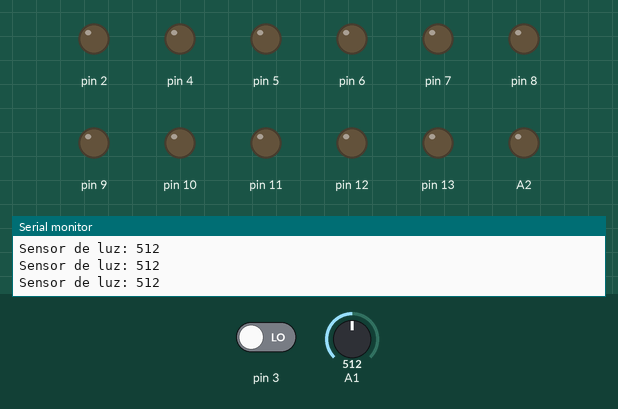
The sketch below on a simulated Arduino Uno, built with avr-gcc and run on an emulated ATmega328P. Shown: output pins drawn as LEDs (lit = HIGH), the last lines printed to the serial monitor. Dashed ring = blinking. Inputs (shaded band) come from the test bench; at power-on: A1 = 512, pin 3 LOW. Random numbers use the default seed unless the sketch sets one.

Above: at 1.2 s.
1.3 s: A1 set to 315
2.8 s: A1 set to 292
At 3.02 s:
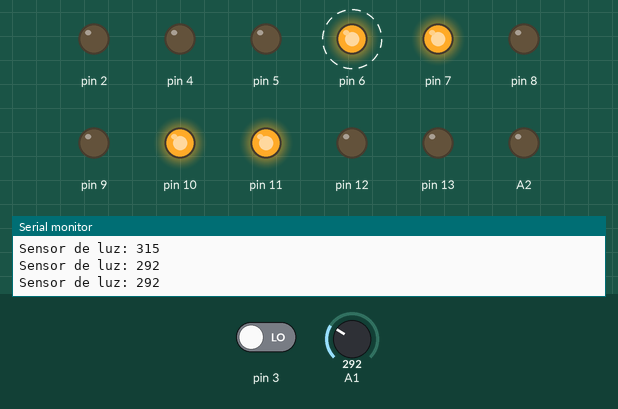
At 6.7 s:
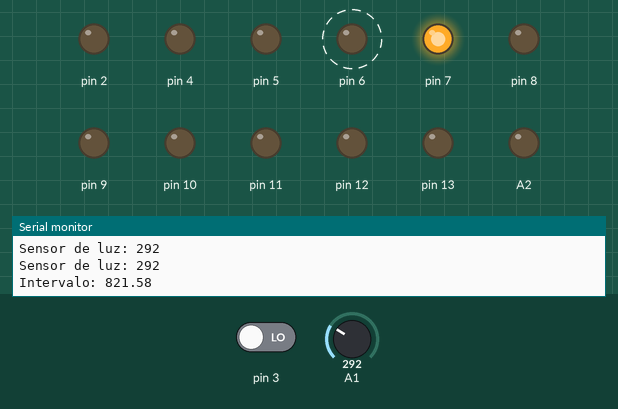
Timing chart, 0 to 34.3 s (numbered marks = the images above; inputs shaded):
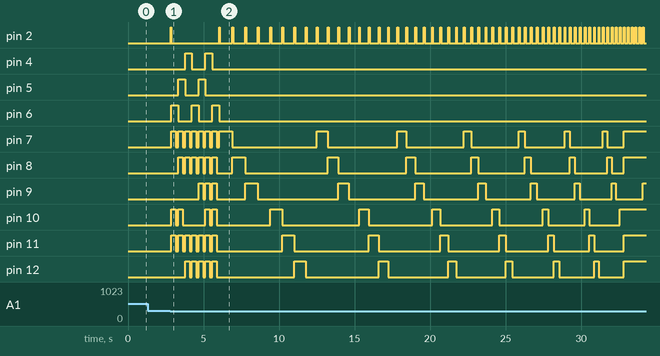

Measured:
- the behaviour switches between 301 and 300 on A1 (found by bisection; images 0 and 1)
- after the input at 2.8 s, pin 4: alternates HIGH for 0.45 s and LOW for 0.90 s, 4 changes in all, then stays LOW, starting after 0.98 s; pin 5: alternates HIGH for 0.45 s and LOW for 0.90 s, 4 changes in all, then stays LOW, starting after 0.53 s

The sketch:

BombaCS2.0.ino
```cpp
void setup()
{
  // put your setup code here, to run once:
  Serial.begin(9600);

  pinMode(2, OUTPUT);
  pinMode(3, INPUT);

  pinMode(4, OUTPUT);
  pinMode(5, OUTPUT);
  pinMode(6, OUTPUT);

  pinMode(7, OUTPUT);
  pinMode(8, OUTPUT);
  pinMode(9, OUTPUT);
  pinMode(10, OUTPUT);
  pinMode(11, OUTPUT);
  pinMode(12, OUTPUT);
  pinMode(13, OUTPUT);

  pinMode(A1, INPUT);
  pinMode(A2, OUTPUT);
}

void segmentoAleatorio()
{
  long randNumber = random(7, 14);

  switch (randNumber)
  {
  case 7:
    digitalWrite(7, HIGH);
    digitalWrite(8, LOW);
    digitalWrite(9, LOW);
    digitalWrite(10, LOW);
    digitalWrite(11, LOW);
    digitalWrite(12, LOW);
    digitalWrite(13, LOW);
    break;
  case 8:
    digitalWrite(7, LOW);
    digitalWrite(8, HIGH);
    digitalWrite(9, LOW);
    digitalWrite(10, LOW);
    digitalWrite(11, LOW);
    digitalWrite(12, LOW);
    digitalWrite(13, LOW);
    break;
  case 9:
    digitalWrite(7, LOW);
    digitalWrite(8, LOW);
    digitalWrite(9, HIGH);
    digitalWrite(10, LOW);
    digitalWrite(11, LOW);
    digitalWrite(12, LOW);
    digitalWrite(13, LOW);
    break;
  case 10:
    digitalWrite(7, LOW);
    digitalWrite(8, LOW);
    digitalWrite(9, LOW);
    digitalWrite(10, HIGH);
    digitalWrite(11, LOW);
    digitalWrite(12, LOW);
    digitalWrite(13, LOW);
    break;
  case 11:
    digitalWrite(7, LOW);
    digitalWrite(8, LOW);
    digitalWrite(9, LOW);
    digitalWrite(10, LOW);
    digitalWrite(11, HIGH);
    digitalWrite(12, LOW);
    digitalWrite(13, LOW);
    break;
  case 12:
    digitalWrite(7, LOW);
    digitalWrite(8, LOW);
    digitalWrite(9, LOW);
    digitalWrite(10, LOW);
    digitalWrite(11, LOW);
    digitalWrite(12, HIGH);
    digitalWrite(13, LOW);
    break;
  case 13:
    digitalWrite(7, LOW);
    digitalWrite(8, LOW);
    digitalWrite(9, LOW);
    digitalWrite(10, LOW);
    digitalWrite(11, LOW);
    digitalWrite(12, LOW);
    digitalWrite(13, HIGH);
    break;
  }
}

long segmentoInfinitoAtual = 7;
void segmentoInfinito()
{
  switch (segmentoInfinitoAtual)
  {
  case 7:
    digitalWrite(7, HIGH);
    digitalWrite(8, LOW);
    digitalWrite(9, LOW);
    digitalWrite(10, LOW);
    digitalWrite(11, LOW);
    digitalWrite(12, LOW);
    digitalWrite(13, LOW);
    break;
  case 8:
    digitalWrite(7, LOW);
    digitalWrite(8, HIGH);
    digitalWrite(9, LOW);
    digitalWrite(10, LOW);
    digitalWrite(11, LOW);
    digitalWrite(12, LOW);
    digitalWrite(13, LOW);
    break;
  case 9:
    digitalWrite(7, LOW);
    digitalWrite(8, LOW);
    digitalWrite(9, HIGH);
    digitalWrite(10, LOW);
    digitalWrite(11, LOW);
    digitalWrite(12, LOW);
    digitalWrite(13, LOW);
    break;
  case 10:
    digitalWrite(7, LOW);
    digitalWrite(8, LOW);
    digitalWrite(9, LOW);
    digitalWrite(10, LOW);
    digitalWrite(11, LOW);
    digitalWrite(12, LOW);
    digitalWrite(13, HIGH);
    break;
  case 11:
    digitalWrite(7, LOW);
    digitalWrite(8, LOW);
    digitalWrite(9, LOW);
    digitalWrite(10, HIGH);
    digitalWrite(11, LOW);
    digitalWrite(12, LOW);
    digitalWrite(13, LOW);
    break;
  case 12:
    digitalWrite(7, LOW);
    digitalWrite(8, LOW);
    digitalWrite(9, LOW);
    digitalWrite(10, LOW);
    digitalWrite(11, HIGH);
    digitalWrite(12, LOW);
    digitalWrite(13, LOW);
    break;
  case 13:
    digitalWrite(7, LOW);
    digitalWrite(8, LOW);
    digitalWrite(9, LOW);
    digitalWrite(10, LOW);
    digitalWrite(11, LOW);
    digitalWrite(12, HIGH);
    digitalWrite(13, LOW);
    break;
  case 14:
    digitalWrite(7, LOW);
    digitalWrite(8, LOW);
    digitalWrite(9, LOW);
    digitalWrite(10, LOW);
    digitalWrite(11, LOW);
    digitalWrite(12, LOW);
    digitalWrite(13, HIGH);
    break;
  }
  if (segmentoInfinitoAtual <= 13)
  {
    segmentoInfinitoAtual++;
  }
  else
  {
    segmentoInfinitoAtual = 7;
  }
}

void colocaUmNumero(int num)
{
  switch (num)
  {
  case 0:
    digitalWrite(7, HIGH);
    digitalWrite(8, HIGH);
    digitalWrite(9, HIGH);
    digitalWrite(10, HIGH);
    digitalWrite(11, HIGH);
    digitalWrite(12, HIGH);
    digitalWrite(13, LOW);
    break;
  case 1:
    digitalWrite(7, HIGH);
    digitalWrite(8, LOW);
    digitalWrite(9, LOW);
    digitalWrite(10, HIGH);
    digitalWrite(11, LOW);
    digitalWrite(12, LOW);
    digitalWrite(13, LOW);
    break;
  case 2:
    digitalWrite(7, LOW);
    digitalWrite(8, HIGH);
    digitalWrite(9, HIGH);
    digitalWrite(10, HIGH); //
    digitalWrite(11, HIGH);
    digitalWrite(12, LOW);
    digitalWrite(13, HIGH); //
    break;
  case 3:
    digitalWrite(7, HIGH);
    digitalWrite(8, HIGH);
    digitalWrite(9, LOW);
    digitalWrite(10, HIGH);
    digitalWrite(11, HIGH);
    digitalWrite(12, LOW);
    digitalWrite(13, HIGH);
    break;
  case 4:
    digitalWrite(7, HIGH);
    digitalWrite(8, LOW);
    digitalWrite(9, LOW);
    digitalWrite(10, HIGH);
    digitalWrite(11, LOW);
    digitalWrite(12, HIGH);
    digitalWrite(13, HIGH);
    break;
  case 5:
    digitalWrite(7, HIGH);
    digitalWrite(8, HIGH);
    digitalWrite(9, LOW);
    digitalWrite(10, LOW);
    digitalWrite(11, HIGH);
    digitalWrite(12, HIGH);
    digitalWrite(13, HIGH);
    break;
  case 6:
    digitalWrite(7, HIGH);
    digitalWrite(8, HIGH);
    digitalWrite(9, HIGH);
    digitalWrite(10, LOW);
    digitalWrite(11, HIGH);
    digitalWrite(12, HIGH);
    digitalWrite(13, HIGH);
    break;
  case 7:
    digitalWrite(7, HIGH);
    digitalWrite(8, LOW);
    digitalWrite(9, LOW);
    digitalWrite(10, HIGH);
    digitalWrite(11, HIGH);
    digitalWrite(12, LOW);
    digitalWrite(13, LOW);
    break;
  case 8:
    digitalWrite(7, HIGH);
    digitalWrite(8, HIGH);
    digitalWrite(9, HIGH);
    digitalWrite(10, HIGH);
    digitalWrite(11, HIGH);
    digitalWrite(12, HIGH);
    digitalWrite(13, HIGH);
    break;
  case 9:
    digitalWrite(7, HIGH);
    digitalWrite(8, HIGH);
    digitalWrite(9, LOW);
    digitalWrite(10, HIGH);
    digitalWrite(11, HIGH);
    digitalWrite(12, HIGH);
    digitalWrite(13, HIGH);
    break;
  default:
    digitalWrite(7, LOW);
    digitalWrite(8, LOW);
    digitalWrite(9, LOW);
    digitalWrite(10, LOW);
    digitalWrite(11, LOW);
    digitalWrite(12, LOW);
    digitalWrite(13, LOW);
    break;
  }
}

void ledRGB(char S)
{
  switch (S)
  {
  case 'R':
    digitalWrite(6, HIGH);
    digitalWrite(5, LOW);
    digitalWrite(4, LOW);
    break;
  case 'G':
    digitalWrite(6, LOW);
    digitalWrite(5, HIGH);
    digitalWrite(4, LOW);
    break;
  case 'B':
    digitalWrite(6, LOW);
    digitalWrite(5, LOW);
    digitalWrite(4, HIGH);
    break;
  default:
    digitalWrite(6, LOW);
    digitalWrite(5, LOW);
    digitalWrite(4, LOW);
    break;
  }
}

double bipbip(double tempo)
{
  analogWrite(A2, 130);
  digitalWrite(2, HIGH);
  double delay1 = 60;
  delay(delay1);
  analogWrite(A2, 0);
  digitalWrite(2, LOW);

  return delay1;
}

void loop()
{
  // put your main code here, to run repeatedly:

  while (digitalRead(3) == 0 && analogRead(A1) > 300)
  {
    delay(100);
    Serial.print("Sensor de luz: ");
    Serial.println(analogRead(A1));
  }
  if (digitalRead(3) == 1 || analogRead(A1) <= 300)
  {
    digitalWrite(2, HIGH);
    delay(60);
    digitalWrite(2, LOW);
    Serial.print("Sensor de luz: ");
    Serial.println(analogRead(A1));
  }

  colocaUmNumero(7);
  ledRGB('R');
  delay(300);
  colocaUmNumero(-1);
  delay(150);
  colocaUmNumero(3);
  ledRGB('G');
  delay(300);
  colocaUmNumero(-1);
  delay(150);
  colocaUmNumero(5);
  ledRGB('B');
  delay(300);
  colocaUmNumero(-1);
  delay(150);
  colocaUmNumero(5);
  ledRGB('R');
  delay(300);
  colocaUmNumero(-1);
  delay(150);
  colocaUmNumero(6);
  ledRGB('G');
  delay(300);
  colocaUmNumero(-1);
  delay(150);
  colocaUmNumero(0);
  ledRGB('B');
  delay(300);
  colocaUmNumero(-1);
  delay(150);
  colocaUmNumero(8);
  ledRGB('R');
  delay(300);
  colocaUmNumero(-1);
  delay(150);
  ledRGB('S');

  double tempo = 33500; // ms
  double duracaoMinima;
  while (tempo > 1000)
  {
    if (tempo > 10000)
    {
      segmentoInfinito();
    }
    else
    {
      colocaUmNumero(floor(tempo / 1000));
    }

    double bipTime = bipbip(tempo);
    double intervalo;
    if (tempo > 3250)
    {
      intervalo = (tempo / 38) - bipTime;
      tempo -= intervalo;
    }
    else
    {
      intervalo = duracaoMinima;
      tempo -= (intervalo + 60);
    }
    Serial.print("Intervalo: ");
    Serial.println(intervalo);
    delay(intervalo);
  }

  colocaUmNumero(0);

  for (int i = 0; i < 60; i++)
  { // explosao
    if (i % 5 == 0)
    {
      ledRGB('G');
    }
    else if (i % 2 == 0)
    {
      ledRGB('R');
    }
    else
    {
      ledRGB('B');
    }
    delay(70);
  }

  delay(600);
  colocaUmNumero(-1);
  ledRGB('S');
}
```
